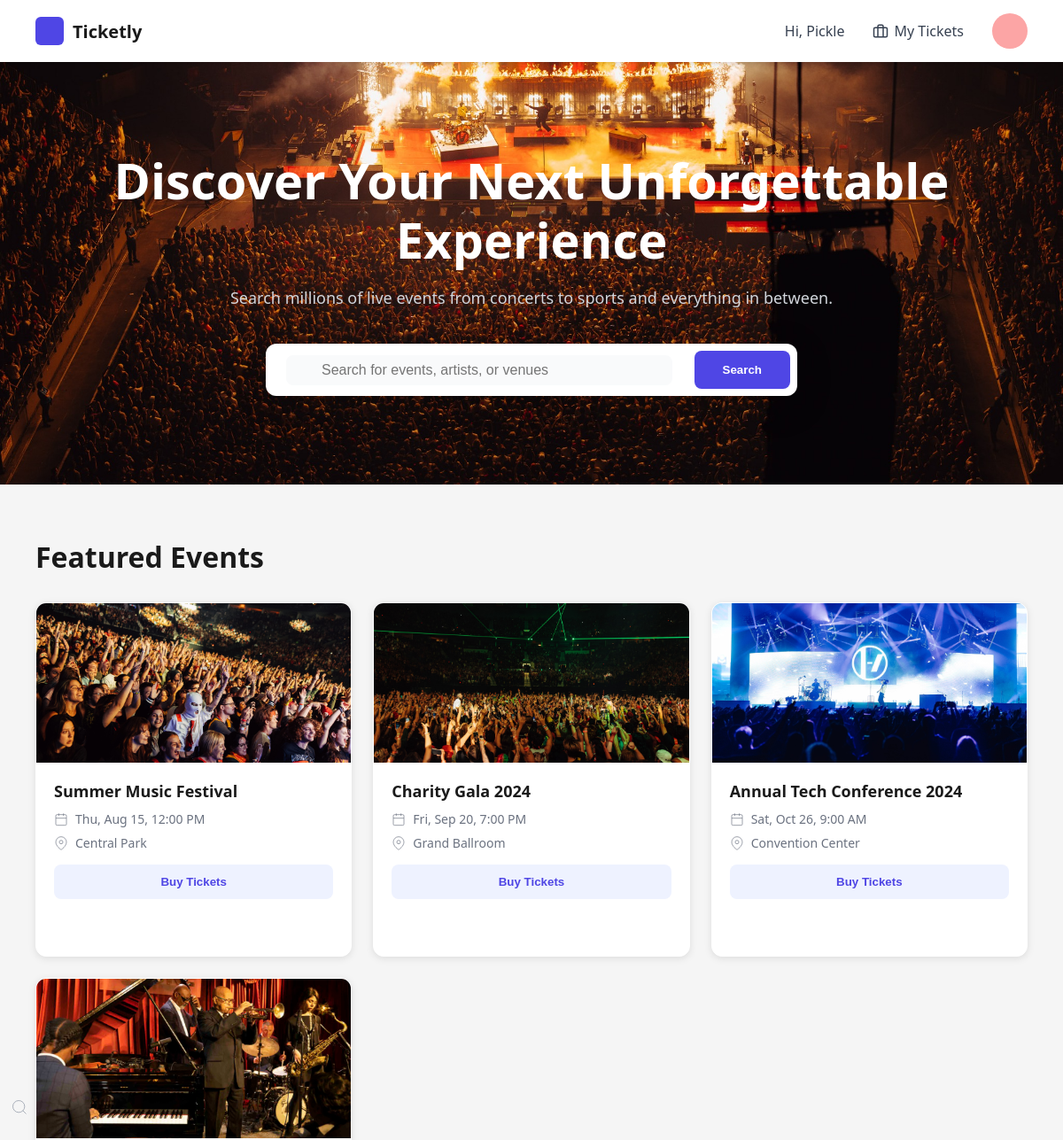
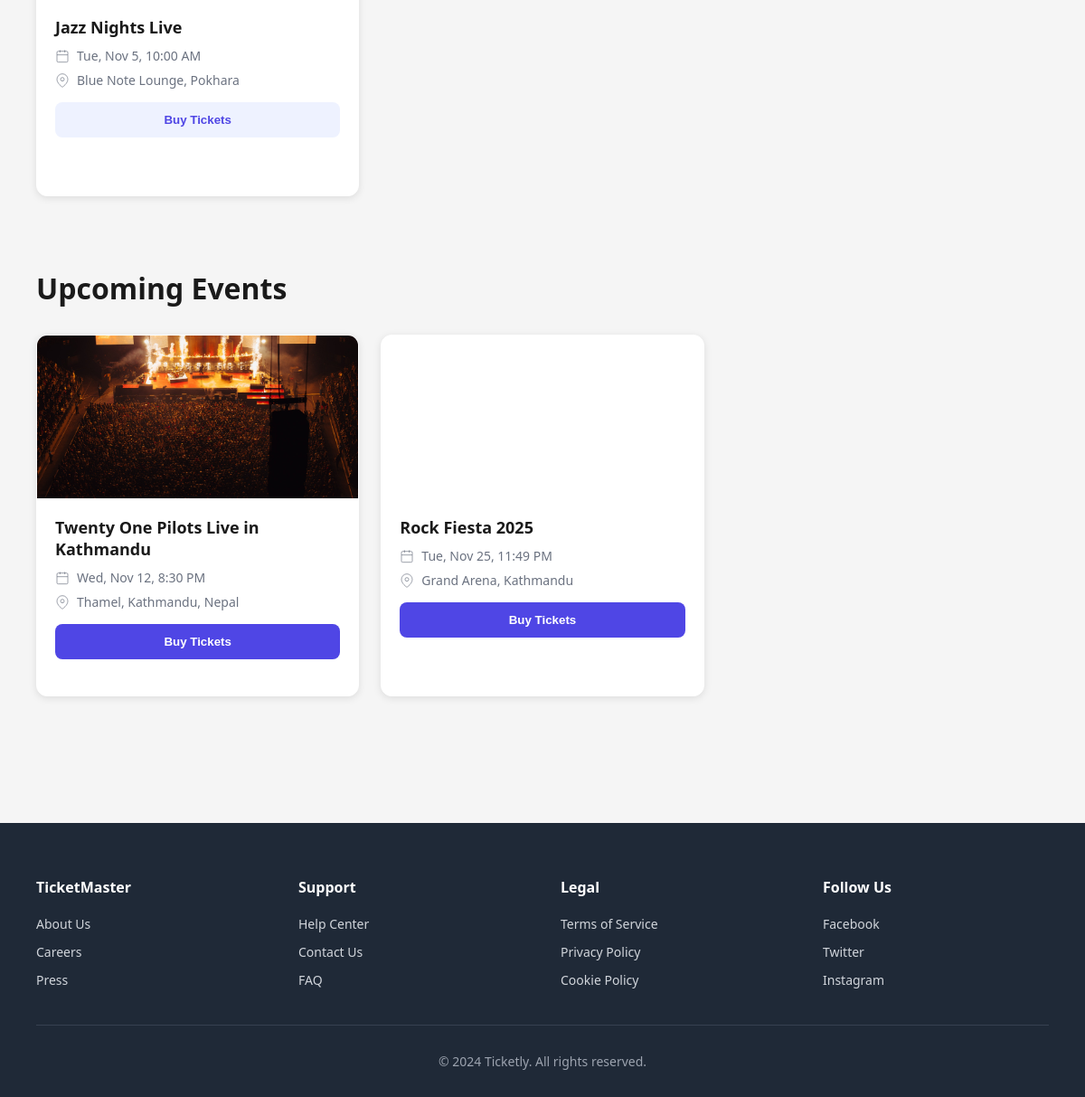
/index.php (signed in), run on the app's committed database (2 pictures, top to bottom).
### tables this page shows
CREATE TABLE `events` (
  `id` int(11) NOT NULL,
  `title` varchar(255) NOT NULL,
  `description` text DEFAULT NULL,
  `start_date` datetime NOT NULL,
  `end_date` datetime NOT NULL,
  `location` varchar(255) DEFAULT NULL,
  `image` varchar(255) DEFAULT NULL,
  `map_iframe` text DEFAULT NULL,
  `status` varchar(50) DEFAULT 'Draft',
  `created_at` timestamp NOT NULL DEFAULT current_timestamp()
);

### index.php (the view, shortened to what this page needs)
<?php
include 'config.php';
$featured_sql = "SELECT * FROM events WHERE status = 'Upcoming' ORDER BY start_date ASC LIMIT 4";
$featured_result = mysqli_query($conn, $featured_sql);
$upcoming_sql = "SELECT * FROM events WHERE status = 'Upcoming' ORDER BY start_date ASC LIMIT 4, 4";
$upcoming_result = mysqli_query($conn, $upcoming_sql);
$search = '';
?>
<!DOCTYPE html>
<html lang="en">
<head>
    <link rel="stylesheet" href="css/footer.css">
    <link rel="stylesheet" href="css/nav_bar.css">
    <link rel="stylesheet" href="css/index.css">
</head>
<body>
    <?php include 'includes/nav_bar.php'; ?>
    <div class="hero">
        <h1 class="hero-title">Discover Your Next Unforgettable<br>Experience</h1>
        <p class="hero-subtitle">Search millions of live events from concerts to sports and everything in between.</p>
        <form action="search.php" method="GET" class="search-container">
            <div class="search-input-wrapper">
                <svg class="search-icon" viewBox="0 0 24 24" fill="none" stroke="currentColor">
                    <circle cx="11" cy="11" r="8" />
                    <path d="m21 21-4.35-4.35" />
                </svg>
                <input type="text" name="q" class="search-input" placeholder="Search for events, artists, or venues"
                    value="<?php echo $search; ?>">
            </div>
            <button type="submit" class="search-btn">Search</button>
        </form>
    </div>
    <div class="content">
        <h2 class="section-title">Featured Events</h2>
        <div class="events-grid">
            <?php while ($event = mysqli_fetch_assoc($featured_result)):
                $date = date('D, M j, g:i A', strtotime($event['start_date']));
                ?>
                <a href="event_detail.php?id=<?php echo $event['id']; ?>" style="text-decoration: none;">
                    <div class="event-card">
                        <div class="event-image" style="
                        <?php if (!empty($event['image'])): ?>
                            background-image: url('admin/<?php echo htmlspecialchars($event['image']); ?>');
                            background-size: cover;
                            background-position: center;
                        <?php else: ?>
                            background: linear-gradient(135deg, <?php echo '#' . substr(md5($event['id']), 0, 6); ?> 0%, <?php echo '#' . substr(md5($event['id'] . 'salt'), 0, 6); ?> 100%);
                        <?php endif; ?>
                            ">
                        </div>
                        <div class="event-content">
                            <h3 class="event-title"><?php echo $event['title']; ?></h3>
                            <div class="event-info">
                                <div class="event-detail">
                                    <svg class="event-icon" viewBox="0 0 24 24" fill="none" stroke="currentColor">
                                        <rect x="3" y="4" width="18" height="18" rx="2" ry="2" />
                                        <line x1="16" y1="2" x2="16" y2="6" />
                                        <line x1="8" y1="2" x2="8" y2="6" />
                                        <line x1="3" y1="10" x2="21" y2="10" />
                                    </svg>
                                    <?php echo $date; ?>
                                </div>
                                <div class="event-detail">
                                    <svg class="event-icon" viewBox="0 0 24 24" fill="none" stroke="currentColor">
                                        <path d="M21 10c0 7-9 13-9 13s-9-6-9-13a9 9 0 0 1 18 0z" />
                                        <circle cx="12" cy="10" r="3" />
                                    </svg>
                                    <?php echo $event['location']; ?>
                                </div>
                            </div>
                            <button class="btn-buy btn-buy-light">Buy Tickets</button>
                        </div>
                    </div>
                </a>
            <?php endwhile; ?>
        </div>
        <h2 class="section-title">Upcoming Events</h2>
        <div class="events-grid">
            <?php while ($event = mysqli_fetch_assoc($upcoming_result)):
                $date = date('D, M j, g:i A', strtotime($event['start_date']));
                ?>
                <a href="event_detail.php?id=<?php echo $event['id']; ?>" style="text-decoration: none;">
                    <div class="event-card">
                        <div class="event-image"
                            style="  <?php if (!empty($event['image'])): ?>
                            background-image: url('admin/<?php echo htmlspecialchars($event['image']); ?>');
                            background-size: cover;
                            background-position: center;
                        <?php else: ?>
                            background: linear-gradient(135deg, <?php echo '#' . substr(md5($event['id']), 0, 6); ?> 0%, <?php echo '#' . substr(md5($event['id'] . 'salt'), 0, 6); ?> 100%);
                        <?php endif; ?>">
                        </div>
                        <div class="event-content">
                            <h3 class="event-title"><?php echo $event['title']; ?></h3>
                            <div class="event-info">
                                <div class="event-detail">
                                    <svg class="event-icon" viewBox="0 0 24 24" fill="none" stroke="currentColor">
                                        <rect x="3" y="4" width="18" height="18" rx="2" ry="2" />
                                        <line x1="16" y1="2" x2="16" y2="6" />
                                        <line x1="8" y1="2" x2="8" y2="6" />
                                        <line x1="3" y1="10" x2="21" y2="10" />
                                    </svg>
                                    <?php echo $date; ?>
                                </div>
                                <div class="event-detail">
                                    <svg class="event-icon" viewBox="0 0 24 24" fill="none" stroke="currentColor">
                                        <path d="M21 10c0 7-9 13-9 13s-9-6-9-13a9 9 0 0 1 18 0z" />
                                        <circle cx="12" cy="10" r="3" />
                                    </svg>
                                    <?php echo $event['location']; ?>
                                </div>
                            </div>
                            <button class="btn-buy">Buy Tickets</button>
                        </div>
                    </div>
                </a>
            <?php endwhile; ?>
        </div>
    </div>
    <?php include 'includes/footer.php'; ?>
</body>
</html>

### css/nav_bar.css (style rules this page uses)
.search-icon { position: absolute; left: 12px; top: 50%; transform: translateY(-50%); width: 18px; height: 18px; color: #9ca3af; }
.search-input { padding: 8px 14px 8px 40px; border: 1px solid #e5e7eb; border-radius: 8px; width: 200px; background: #f9fafb; font-size: 14px; }

### css/index.css (style rules this page uses)
* { margin: 0; padding: 0; box-sizing: border-box; }
body { font-family: 'Segoe UI', Roboto, Oxygen, Ubuntu, Cantarell, sans-serif; background: #f5f5f5; }
.hero { background-image: url('../images/concert.jpg'); background-size: cover; background-position: center; background-repeat: no-repeat; padding: 100px 40px; text-align: center; color: white; }
.hero-title { font-size: 56px; font-weight: 800; margin-bottom: 20px; line-height: 1.2; }
.hero-subtitle { font-size: 18px; color: #d1d5db; margin-bottom: 40px; }
.search-container { max-width: 600px; margin: 0 auto; display: flex; gap: 10px; background: white; padding: 8px; border-radius: 12px; box-shadow: 0 10px 40px rgba(0, 0, 0, 0.2); }
.search-input-wrapper { flex: 1; display: flex; align-items: center; padding: 0 15px; }
.search-icon { width: 20px; height: 20px; color: #9CA3AF; margin-right: 10px; }
.search-input { flex: 1; border: none; outline: none; font-size: 16px; color: #1a1a1a; }
.search-btn { background: #4F46E5; color: white; padding: 14px 32px; border-radius: 8px; border: none; font-weight: 600; cursor: pointer; transition: all 0.2s; }
.content { max-width: 1400px; margin: 0 auto; padding: 60px 40px; }
.section-title { font-size: 32px; font-weight: 700; margin-bottom: 30px; color: #1a1a1a; }
.events-grid { display: grid; grid-template-columns: repeat(auto-fill, minmax(280px, 1fr)); gap: 24px; margin-bottom: 80px; }
.event-card { background: white; border-radius: 12px; overflow: hidden; box-shadow: 0 2px 8px rgba(0, 0, 0, 0.1); transition: all 0.3s; cursor: pointer; height: 400px; color: inherit; border: 1px solid white; }
.event-image { width: 100%; height: 180px; object-fit: cover; background: linear-gradient(135deg, #667eea 0%, #764ba2 100%); }
.event-content { padding: 20px; }
.event-title { font-size: 18px; font-weight: 700; color: #1a1a1a; margin-bottom: 10px; }
.event-info { display: flex; flex-direction: column; gap: 8px; margin-bottom: 15px; }
.event-detail { display: flex; align-items: center; font-size: 14px; color: #6B7280; }
.event-icon { width: 16px; height: 16px; margin-right: 8px; }
.btn-buy { width: 100%; background: #4F46E5; color: white; padding: 12px; border-radius: 8px; border: none; font-weight: 600; cursor: pointer; transition: all 0.2s; pointer-events: none; }
.btn-buy-light { background: #EEF2FF; color: #4F46E5; }

### data on the page
events: image (picture), title "Summer Music Festival", start_date "Thu, Aug 15, 12:00 PM", location "Central Park"
events: image (picture), title "Charity Gala 2024", start_date "Fri, Sep 20, 7:00 PM", location "Grand Ballroom"
events: image (picture), title "Annual Tech Conference 2024", start_date "Sat, Oct 26, 9:00 AM", location "Convention Center"
events: image (picture), title "Jazz Nights Live", start_date "Tue, Nov 5, 10:00 AM", location "Blue Note Lounge, Pokhara"
events: image (picture), title "Twenty One Pilots Live in Kathmandu", start_date "Wed, Nov 12, 8:30 PM", location "Thamel, Kathmandu, Nepal"
events: title "Rock Fiesta 2025", start_date "Tue, Nov 25, 11:49 PM", location "Grand Arena, Kathmandu"

### other printed values
explode(' ', $_SESSION['user_name'])[0] "Pickle"
